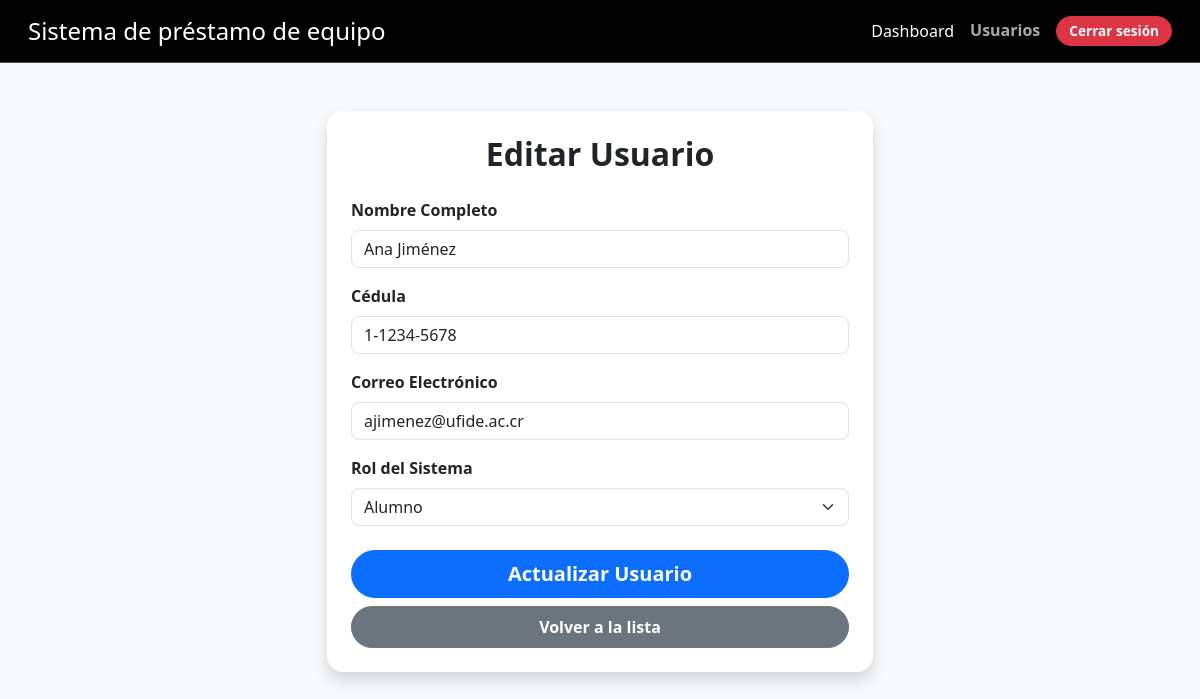
The page /index.php?action=editar_usuario&id=1 (signed in) on the database its author committed.
### tables this page shows
CREATE TABLE Usuarios (
    id_usuarios  INT          NOT NULL AUTO_INCREMENT,
    nombre       VARCHAR(50)  NOT NULL,
    cedula       VARCHAR(20)  NOT NULL UNIQUE,
    email        VARCHAR(50)  NOT NULL UNIQUE,
    telefono     VARCHAR(50),
    tipo_usuario VARCHAR(20)  NOT NULL,  
    estado       VARCHAR(50)  NOT NULL DEFAULT 'activo',
    PRIMARY KEY (id_usuarios)
);

### config/database.php (called while the page is built, shortened)
<?php
class Database {
    private $host = "db";
    private $db   = "prestamos_db";
    private $user = "appuser";
    private $pass = "apppass";
    public function connect() {
        $conn = new mysqli($this->host, $this->user, $this->pass, $this->db);
        return $conn;
    }
}

### models/Usuario.php (called while the page is built, shortened)
<?php
require_once __DIR__ . '/../config/database.php';
class Usuario
{
    private $db;
    public function __construct()
    {
        $database = new Database();
        $this->db = $database->connect();
    }
    public function obtenerPorId($id)
    {
        $stmt = $this->db->prepare("SELECT * FROM Usuarios WHERE id_usuarios = ?");
        $stmt->bind_param("i", $id);
        $stmt->execute();
        return $stmt->get_result()->fetch_assoc();
    }
}

### views/registrar_usuario.php (the view, shortened to what this page needs)
<?php
$esEdicion = isset($usuario);
$titulo = $esEdicion ? "Editar Usuario" : "Registro de Usuarios";
$actionUrl = $esEdicion ? "index.php?action=actualizar_usuario" : "index.php?action=guardar_usuario";
?>
<!DOCTYPE html>
<html lang="es">
<head>
    <link href="https://cdn.jsdelivr.net/npm/bootstrap@5.3.2/dist/css/bootstrap.min.css" rel="stylesheet">
    <link href="https://cdn.jsdelivr.net/npm/bootstrap-icons@1.11.3/font/bootstrap-icons.css" rel="stylesheet">
    <link rel="stylesheet" href="public/css/styles.css">
</head>
<body>
<header>
    <nav class="navbar bg-dark border-bottom border-body p-3" data-bs-theme="dark">
        <div class="container-fluid d-flex justify-content-between align-items-center">
            <h1 class="h4 text-white m-0">Sistema de préstamo de equipo</h1>
            <ul class="d-flex align-items-center list-unstyled m-0 gap-3">
                <li><a href="index.php?action=dashboard" class="nav-link text-white">Dashboard</a></li>
                <li><a href="index.php?action=usuarios" class="nav-link text-white active fw-bold">Usuarios</a></li>
                <li><a href="index.php?action=logout" class="btn btn-danger btn-sm">Cerrar sesión</a></li>
            </ul>
        </div>
    </nav>
</header>
<main class="container mt-5">
    <div class="row justify-content-center">
        <div class="col-md-6">
            <div class="card shadow">
                <div class="card-body p-4">
                    <h1 class="text-center mb-4 h2 fw-bold"><?= $titulo ?></h1>
                    <form method="POST" action="<?= $actionUrl ?>">
                        <div class="mb-3">
                            <label class="form-label fw-semibold">Nombre Completo</label>
                            <input type="text" class="form-control" name="nombre" value="<?= $esEdicion ? htmlspecialchars($usuario['nombre']) : '' ?>" required>
                        </div>
                        <div class="mb-3">
                            <label class="form-label fw-semibold">Cédula</label>
                            <input type="text" class="form-control" name="cedula" value="<?= $esEdicion ? htmlspecialchars($usuario['cedula']) : '' ?>" required>
                        </div>
                        <div class="mb-3">
                            <label class="form-label fw-semibold">Correo Electrónico</label>
                            <input type="email" class="form-control" name="correo" value="<?= $esEdicion ? htmlspecialchars($usuario['email']) : '' ?>" required>
                        </div>
                        <div class="mb-3">
                            <label class="form-label fw-semibold">Rol del Sistema</label>
                            <select class="form-select" name="rol" required>
                                <option value="alumno" <?= ($esEdicion && $usuario['tipo_usuario'] == 'alumno') ? 'selected' : '' ?>>Alumno</option>
                            </select>
                        </div>
                        <div class="d-grid mt-4">
                            <button type="submit" class="btn btn-primary btn-lg"><?= $esEdicion ? 'Actualizar Usuario' : 'Registrar Usuario' ?></button>
                            <a href="index.php?action=usuarios" class="btn btn-secondary mt-2">Volver a la lista</a>
                        </div>
                    </form>
                </div>
            </div>
        </div>
    </div>
</main>
</body>
</html>

### public/css/styles.css (style rules this page uses)
html, body { height: 100%; }
body { min-height: 100vh; display: flex; flex-direction: column; margin: 0; font-family: 'Segoe UI', Arial, sans-serif; background-color: #f8f9fa; }
main { flex: 1; }
nav.navbar.bg-dark { background-color: #020202 !important; padding: 1rem; }
.navbar-brand, .nav-link { color: white !important; transition: all 0.3s ease; }
.nav-link:hover, .nav-link.active { color: #aaaaaa !important; transform: translateY(-1px); }
.navbar .btn-sm { padding: 4px 12px !important; font-size: 0.85rem !important; display: inline-flex; align-items: center; gap: 8px; }
.card { border: none; border-radius: 16px; box-shadow: 0 4px 20px rgba(0, 0, 0, 0.1); transition: transform 0.2s ease; }
.form-control, .form-select { border-radius: 8px; transition: all 0.3s ease; }
.btn-primary, .btn-secondary, .btn-success, .btn-danger, .btn-dark, .btn-outline-dark { border-radius: 30px !important; padding: 8px 20px; font-weight: 600; transition: all 0.3s ease; display: inline-flex; align-items: center; justify-content: center; }

### rows shown on the page
usuarios: nombre "Ana Jiménez", cedula "1-1234-5678", correo "ajimenez@ufide.ac.cr", rol "Alumno"

### other values the page prints
$titulo "Editar Usuario"
